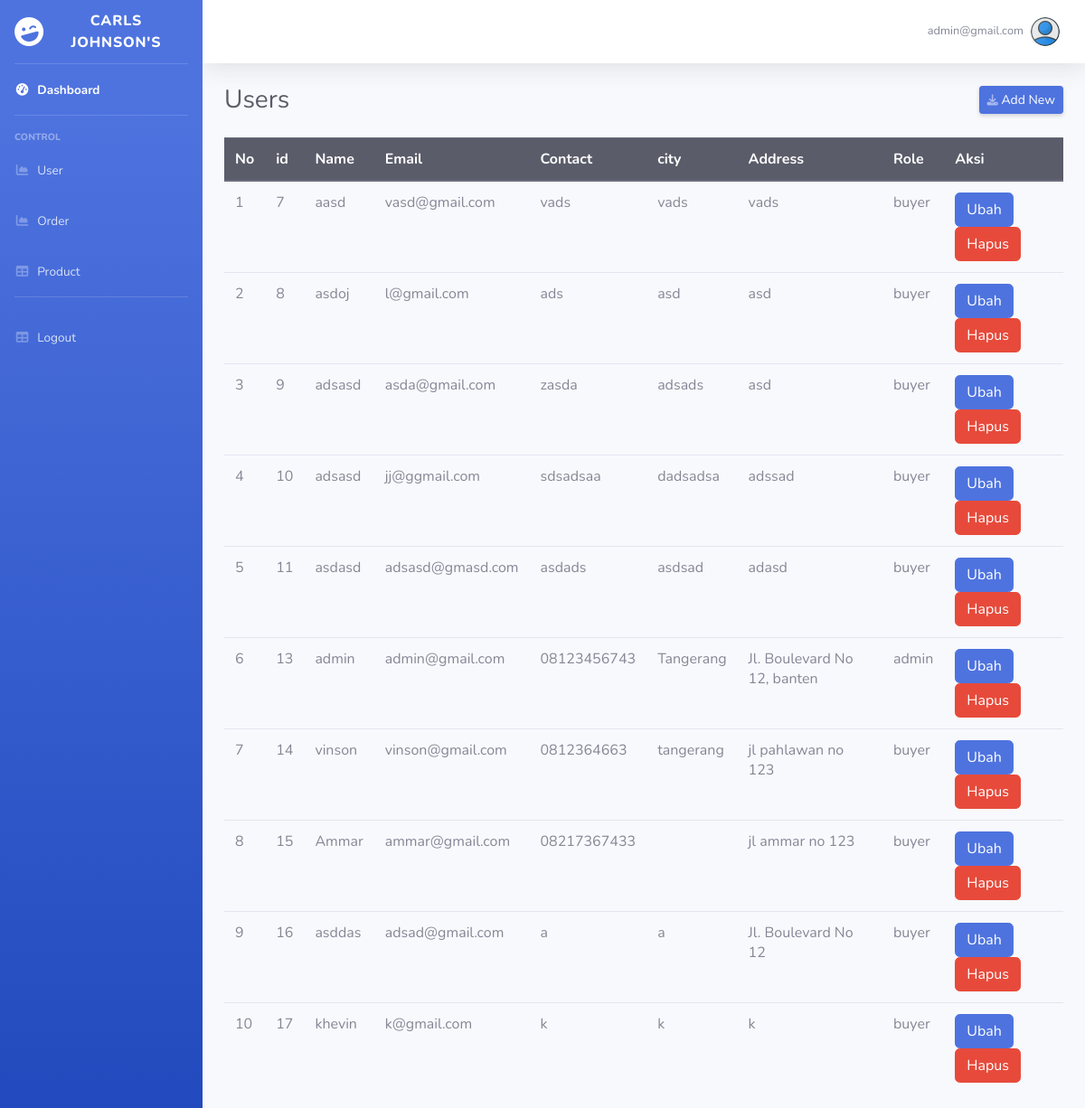
/admin/users.php (signed in), run on the app's committed database.
### tables this page shows
CREATE TABLE `users` (
  `id` int(11) NOT NULL,
  `name` varchar(255) NOT NULL,
  `email` varchar(255) NOT NULL,
  `password` varchar(255) NOT NULL,
  `contact` varchar(255) NOT NULL,
  `city` varchar(255) NOT NULL,
  `address` varchar(255) NOT NULL,
  `role` enum('buyer','admin') DEFAULT NULL
);

### admin/users.php (the view, shortened to what this page needs)
<?php
	require "master.php";
	require '../conn.php';
	$sql ="SELECT * FROM users";
	$hasil = $kunci->prepare($sql);
	$hasil -> execute();
?>
<div class="container-fluid">
  <div class="d-sm-flex align-items-center justify-content-between mb-4">
    <h1 class="h3 mb-0 text-gray-800">Users</h1>
    <a href="#" class="d-none d-sm-inline-block btn btn-sm btn-primary shadow-sm"><i class="fas fa-download fa-sm text-white-50"></i> Add New</a>
 </div>
<table class="table">
  <thead class="thead-dark">
    <tr>
    	<th scope="col">No</th>
      <th scope="col">id</th>
      <th scope="col">Name</th>
      <th scope="col">Email</th>
      <th scope="col">Contact</th>
      <th scope="col">city</th>
      <th scope="col">Address</th>
      <th scope="col">Role</th>
      <th scope="col">Aksi</th>
    </tr>
  </thead>
  <tbody>
   <?php
	$i = 0;
	while($data =$hasil->fetch()):
		$i++;?>
	<tr>
		<td><?= $i;?></td>
		<td><?= $data['id'];?></td>
		<td><?= $data['name'];?></td>
		<td><?= $data['email'];?></td>
		<td><?= $data['contact'];?></td>
		<td><?= $data['city'];?></td>
		<td><?= $data['address'];?></td>
		<td><?= $data['role'];?></td>
		<td>
			<a class="btn btn-primary" href="edit_user.php?id=<?= $data['id']; ?>">Ubah</a>
			<a class="btn btn-danger" href="hapus_user.php?id=<?= $data['id']; ?>">Hapus</a>
		</td>
	</tr>
<?php endwhile; ?>
  </tbody>
</table>

### data on the page
users: id "7", name "aasd", email "vasd@gmail.com", contact "vads", city "vads", address "vads", role "buyer"
users: id "8", name "asdoj", email "l@gmail.com", contact "ads", city "asd", address "asd", role "buyer"
users: id "9", name "adsasd", email "asda@gmail.com", contact "zasda", city "adsads", address "asd", role "buyer"
users: id "10", name "adsasd", email "jj@ggmail.com", contact "sdsadsaa", city "dadsadsa", address "adssad", role "buyer"
users: id "11", name "asdasd", email "adsasd@gmasd.com", contact "asdads", city "asdsad", address "adasd", role "buyer"
users: id "13", name "admin", email "admin@gmail.com", contact "08123456743", city "Tangerang", address "Jl. Boulevard No 12, banten", role "admin"
users: id "14", name "vinson", email "vinson@gmail.com", contact "0812364663", city "tangerang", address "jl pahlawan no 123", role "buyer"
users: id "15", name "Ammar", email "ammar@gmail.com", contact "08217367433", address "jl ammar no 123", role "buyer"
users: id "16", name "asddas", email "adsad@gmail.com", contact "a", city "a", address "Jl. Boulevard No 12", role "buyer"
users: id "17", name "khevin", email "k@gmail.com", contact "k", city "k", address "k", role "buyer"

### other printed values
$_SESSION['email'] "admin@gmail.com"
